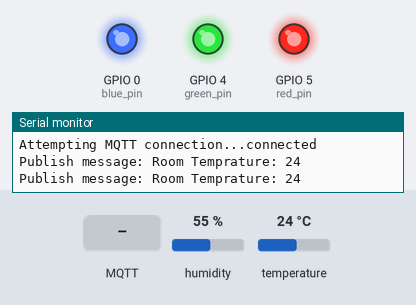
The sketch below on a simulated ESP8266 (NodeMCU). On the bench: output pins drawn as LEDs (lit = HIGH), the last lines printed to the serial monitor. The test bench sets the inputs (shaded band); at power-on: humidity 55 %, temperature 24 °C. WiFi joins after 1.5 s; servers stay silent unless stated; network time is answered at once with the bench clock; the local clock reads 2024-03-15 10:24:30 at power-on unless the sketch sets it; storage starts empty; no MQTT or app messages arrive unless stated.

Above: at 6.7 s.
6.8 s: MQTT message "mysmarthome/turnoff" arrives on the second subscribed topic
At 7.7 s:
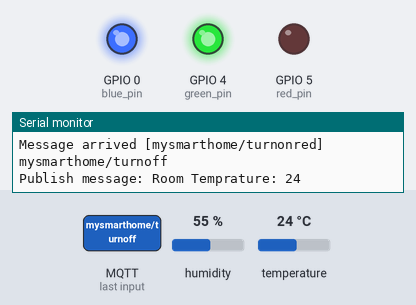
8.3 s: MQTT message "mysmarthome/turnoff" arrives on the third subscribed topic
At 8.9 s:
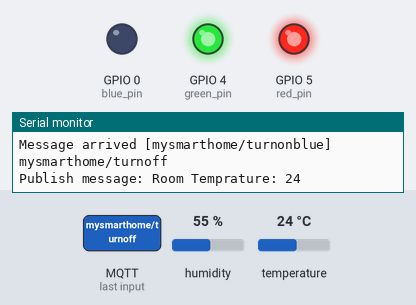
9.8 s: MQTT message "mysmarthome/turnoff" arrives on the first subscribed topic
At 10.1 s:
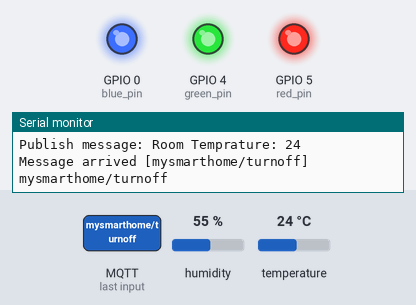
Timing chart, 0 to 12.8 s (numbered marks = the images above; inputs shaded):
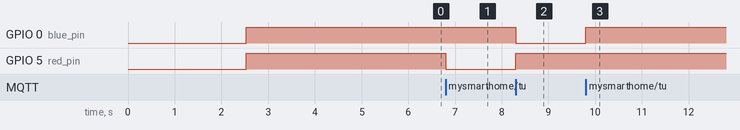

Measured:
- after the input at 6.8 s, GPIO 5 (red_pin): HIGH → LOW at once
- after the input at 8.3 s, GPIO 0 (blue_pin): HIGH → LOW at once; GPIO 5 (red_pin): LOW → HIGH at once
- after the input at 9.8 s, GPIO 0 (blue_pin): LOW → HIGH at once

The sketch:

sensor_pubsub.ino
```cpp
#include "FS.h"
#include <ESP8266WiFi.h>
#include <PubSubClient.h>
#include <WiFiUdp.h>
#include <NTPClient.h>
#include "DHT.h"        // including the library of DHT11 temperature and humidity sensor

// GPIO Pins
int red_pin = 5;
int green_pin = 4;
int blue_pin = 0;
int redStatus = digitalRead(red_pin);
int greenStatus = digitalRead(green_pin);
int blueStatus = digitalRead(blue_pin);

long lastMsg = 0;
char msg[50];
char shadowTopicUpdate[50];
char payload[100];
int value = 0;

//Set Temperature sensor to read from GPIO 2 / D4
#define DHTTYPE DHT11
#define dht_dpin 2
DHT dht(dht_dpin, DHTTYPE);
float temperature = 0;
float humidity = 0;

// Update these with values suitable for your network and AWS configuratons.
/**********************/
const char *ssid = "<SSID>";
const char *password = "<PASSWORD>";

const char *thing_name = "<THING_NAME>";
const char *AWS_endpoint = "<REST API Endpoint>";
/**********************/

// PubSub client and Wifi Configurations
WiFiUDP ntpUDP;
NTPClient timeClient(ntpUDP, "pool.ntp.org");

WiFiClientSecure espClient;
void callback(char *topic, byte *payload, unsigned int length)
{
  Serial.print("Message arrived [");
  Serial.print(topic);
  Serial.print("] ");
  for (int i = 0; i < length; i++)
  {
    Serial.print((char)payload[i]);
  }
  Serial.println();

  if (strcmp(topic, "mysmarthome/turnonred") == 0)
  {
    set_red_led();
  }
  if (strcmp(topic, "mysmarthome/turnonblue") == 0)
  {
    set_blue_led();
  }
  if (strcmp(topic, "mysmarthome/turnongreen") == 0)
  {
    set_green_led();
  }
  if (strcmp(topic, "mysmarthome/turnoff") == 0)
  {
    turn_off_led();
  }
}
PubSubClient client(AWS_endpoint, 8883, callback, espClient); //set  MQTT port number to 8883 as per //standard

void setup()
{
  dht.begin();
  Serial.begin(115200);
  pinMode(red_pin, OUTPUT);
  pinMode(green_pin, OUTPUT);
  pinMode(blue_pin, OUTPUT);
  Serial.setDebugOutput(true);
  setup_wifi();

  delay(1000);
  turn_off_led();
  snprintf(shadowTopicUpdate, 50, "$aws/things/%s/shadow/update", thing_name);
  loadCertificates();
}

void setup_wifi()
{
  // We start by connecting to a WiFi network
  espClient.setBufferSizes(512, 512);
  Serial.println();
  Serial.print("Connecting to ");
  Serial.println(ssid);
  WiFi.begin(ssid, password);
  while (WiFi.status() != WL_CONNECTED)
  {
    delay(500);
    Serial.print(".");
  }

  Serial.println("");
  Serial.println("WiFi connected");
  Serial.println("IP address: ");
  Serial.println(WiFi.localIP());
  timeClient.begin();
  while (!timeClient.update())
  {
    timeClient.forceUpdate();
  }

  espClient.setX509Time(timeClient.getEpochTime());
}

void loadCertificates()
{
  if (!SPIFFS.begin())
  {
    Serial.println("Failed to mount file system");
    return;
  }

  // Load certificate file
  File cert = SPIFFS.open("/cert.der", "r"); //replace cert.crt with your uploaded file name
  if (!cert)
  {
    Serial.println("Failed to open cert file");
  }
  else
    Serial.println("Success to open cert file");

  delay(1000);

  if (espClient.loadCertificate(cert))
    Serial.println("cert loaded");
  else
    Serial.println("cert not loaded");

  // Load private key file
  File private_key = SPIFFS.open("/private.der", "r"); //replace private eith your uploaded file name
  if (!private_key)
  {
    Serial.println("Failed to open private cert file");
  }
  else
    Serial.println("Success to open private cert file");

  delay(1000);

  if (espClient.loadPrivateKey(private_key))
    Serial.println("private key loaded");
  else
    Serial.println("private key not loaded");

  // Load CA file
  File ca = SPIFFS.open("/ca.der", "r"); //replace ca eith your uploaded file name
  if (!ca)
  {
    Serial.println("Failed to open ca ");
  }
  else
    Serial.println("Success to open ca");

  delay(1000);

  if (espClient.loadCACert(ca))
    Serial.println("ca loaded");
  else
    Serial.println("ca failed");
}

void loop()
{
  if (!client.connected())
  {
    reconnect();
  }
  client.loop();

  long now = millis();

  // Publish every one second
  if (now - lastMsg > 1000)
  {
    value = get_temperature();
    lastMsg = now;
    snprintf(msg, 75, "Room Temprature: %ld", value);
    Serial.print("Publish message: ");
    Serial.println(msg);
    snprintf(payload, 75, "{ \"state\":{\"reported\":{\"temperature\":%ld}}}", value);
    //Serial.println(shadowTopicUpdate);
    //Serial.println(payload);
    client.publish(shadowTopicUpdate, payload);
  }
}

// Sensors and LED
void reconnect()
{
  // Loop until we're reconnected
  while (!client.connected())
  {
    Serial.print("Attempting MQTT connection...");
    // Attempt to connect
    if (client.connect(thing_name))
    {
      Serial.println("connected");
      // Once connected, publish an announcement...
      //      client.publish("outTopic", "hello world");
      // ... and resubscribe

      client.subscribe("mysmarthome/turnoff");
      client.subscribe("mysmarthome/turnonred");
      client.subscribe("mysmarthome/turnonblue");
      client.subscribe("mysmarthome/turnongreen");
    }
    else
    {
      Serial.print("failed, rc=");
      Serial.print(client.state());
      Serial.println(" try again in 5 seconds");

      char buf[256];
      espClient.getLastSSLError(buf, 256);
      Serial.print("WiFiClientSecure SSL error: ");
      Serial.println(buf);
      delay(5000);
    }
  }
}

void set_blue_led()
{
  digitalWrite(red_pin, HIGH);
  digitalWrite(green_pin, HIGH);
  digitalWrite(blue_pin, LOW);
}

void set_green_led()
{
  digitalWrite(red_pin, HIGH);
  digitalWrite(green_pin, LOW);
  digitalWrite(blue_pin, HIGH);
}

void set_red_led()
{
  digitalWrite(red_pin, LOW);
  digitalWrite(green_pin, HIGH);
  digitalWrite(blue_pin, HIGH);
}

void turn_off_led()
{
  digitalWrite(red_pin, HIGH);
  digitalWrite(green_pin, HIGH);
  digitalWrite(blue_pin, HIGH);
}

int get_temperature()
{
  humidity = dht.readHumidity();
  temperature = dht.readTemperature();
  return temperature;
}
```
